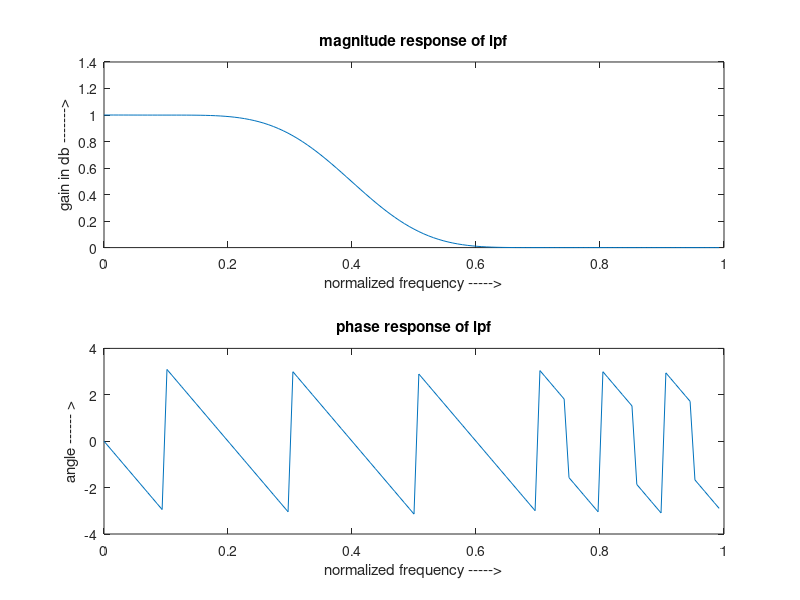

Write the MATLAB code that produced this figure.
clc; 
clear all; 
close all; 
n=20; 
fp=200; 
fq=300; 
fs=1000;
fn=2*fp/fs; 
window=blackman(n+1); 
b=fir1(n,fn,window);
[H W]=freqz(b,1,128);
subplot(2,1,1);
plot(W/pi,abs(H)); 
title('magnitude response of lpf'); 
ylabel('gain in db ------->');
xlabel('normalized frequency ----->');
subplot(2,1,2); 
plot(W/pi,angle(H)); 
title('phase response of lpf'); 
ylabel('angle ------ >');
xlabel('normalized frequency ----->');
